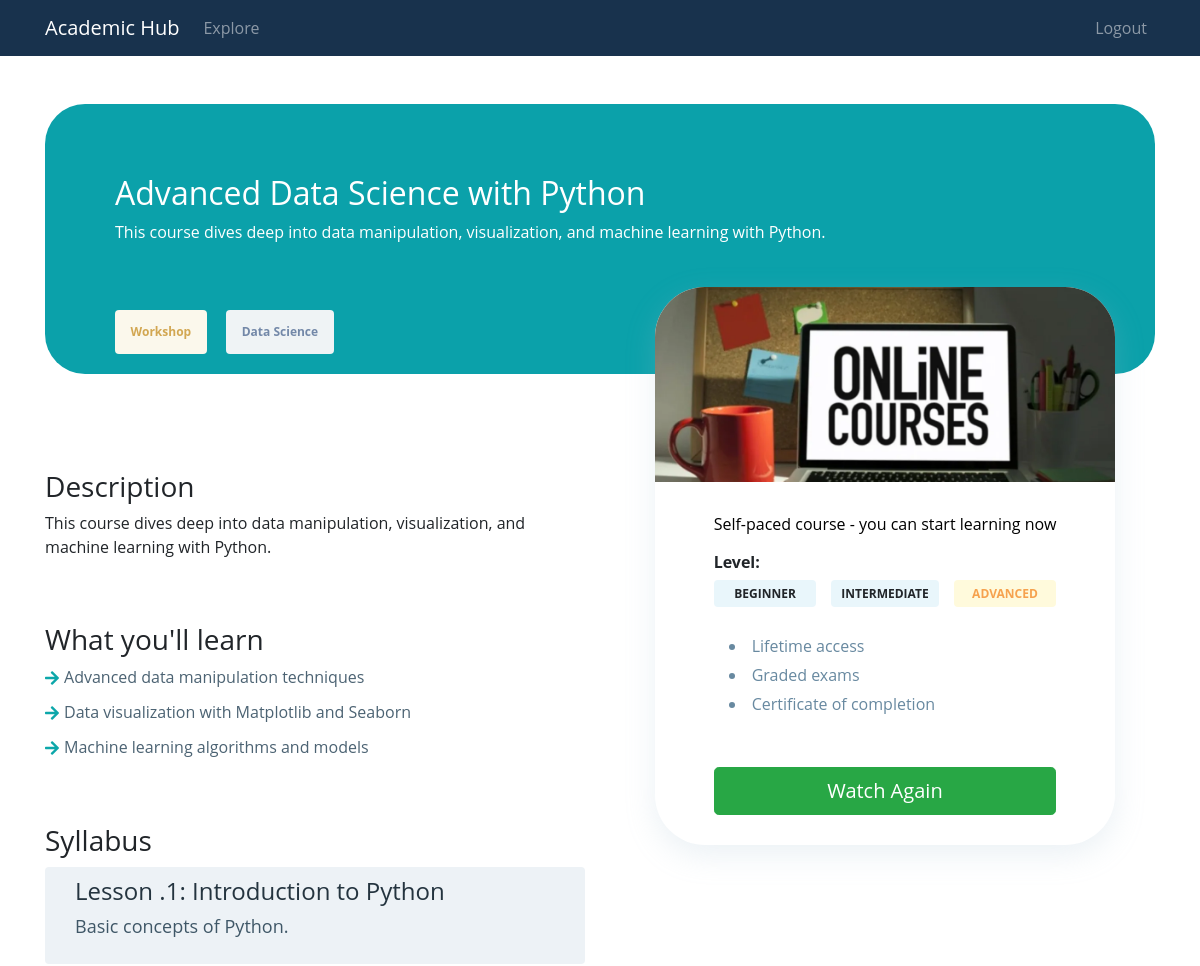
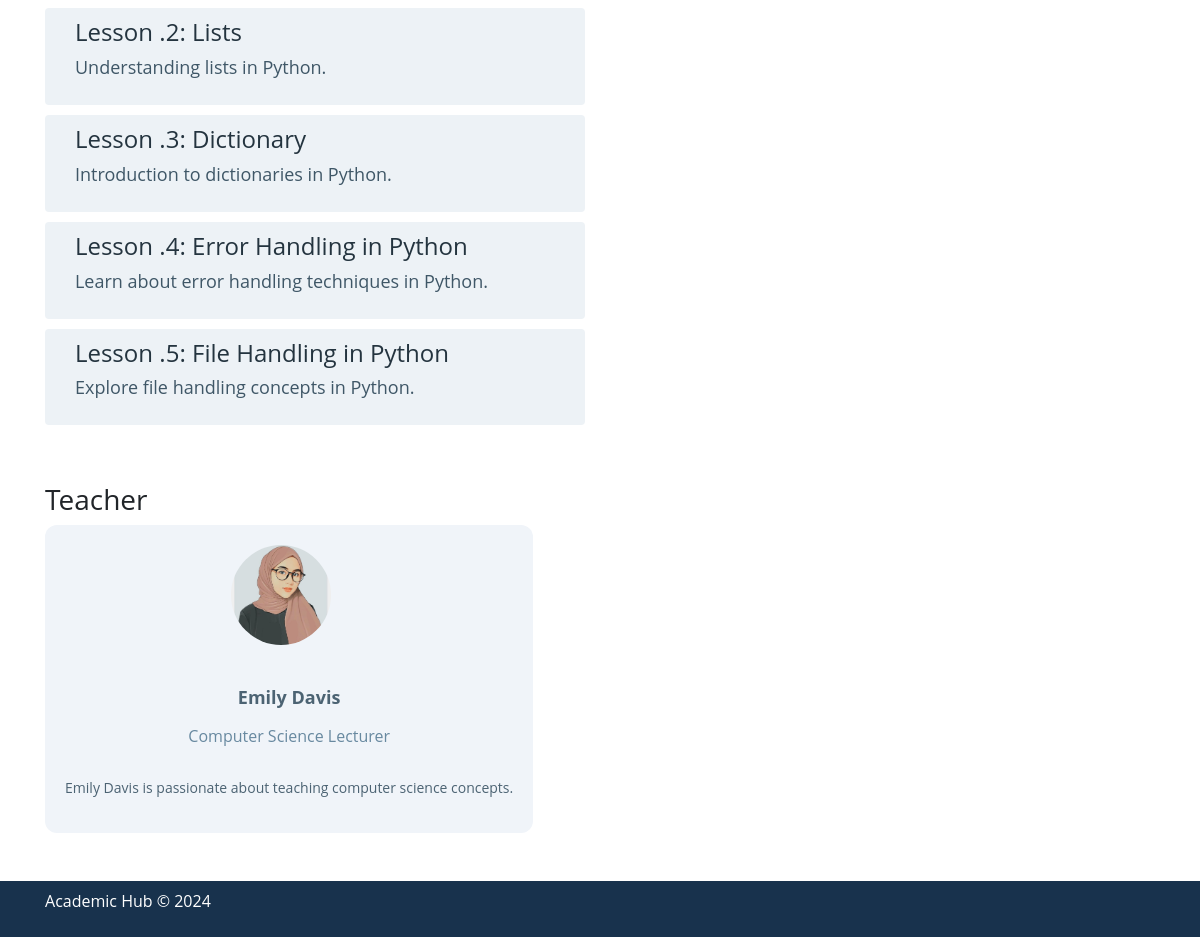
Page /pages/course.php?id=1 (signed in) on the committed database (2 pictures, top to bottom).
### tables this page shows
CREATE TABLE `course` (
    `id` int(11) NOT NULL,
    `name` text NOT NULL,
    `summary` text NOT NULL,
    `description` text NOT NULL,
    `image` text NOT NULL,
    `price` int(11) DEFAULT NULL,
    `type` varchar(40) NOT NULL,
    `level` varchar(40) NOT NULL,
    `category` text NOT NULL,
    `created_at` timestamp DEFAULT CURRENT_TIMESTAMP,
    `teacher_id` int(11) NOT NULL,
    `learn_items` JSON DEFAULT NULL
);

CREATE TABLE `lesson` (
    `id` int(11) NOT NULL,
    `title` text NOT NULL,
    `description` text NOT NULL,
    `video` text NOT NULL,
    `course_id` int(11) NOT NULL
);

CREATE TABLE `teacher` (
    `id` int(11) NOT NULL,
    `name` text NOT NULL,
    `title` text NOT NULL,
    `image` text NOT NULL,
    `bio` text NOT NULL
);

### db/queries.php (called while the page is built, shortened)
<?php
function get_course_details($conn, $course_id)
{
    $course_query = "SELECT * FROM course WHERE id=?";
    $stmt = mysqli_prepare($conn, $course_query);
    if ($stmt) {
        mysqli_stmt_bind_param($stmt, "i", $course_id);
        mysqli_stmt_execute($stmt);
        $result = mysqli_stmt_get_result($stmt);
        if ($result && $course = mysqli_fetch_assoc($result)) {
            $course['learn_items'] = json_decode($course['learn_items'], true);
            $teacher_id = $course['teacher_id'];
            if ($teacher_id) {
                $teacher_query = "SELECT * FROM teacher WHERE id=?";
                $stmt = mysqli_prepare($conn, $teacher_query);
                if ($stmt) {
                    mysqli_stmt_bind_param($stmt, "i", $teacher_id);
                    mysqli_stmt_execute($stmt);
                    $teacher_result = mysqli_stmt_get_result($stmt);
                    if ($teacher_result && $teacher = mysqli_fetch_assoc($teacher_result)) {
                        $course['teacher'] = $teacher;
                    } else {
                        echo "Error fetching teacher: " . mysqli_error($conn);
                    }
                } else {
                    echo "Error preparing teacher query: " . mysqli_error($conn);
                }
            }
            $lessons_query = "SELECT * FROM lesson WHERE course_id=?";
            $stmt = mysqli_prepare($conn, $lessons_query);
            if ($stmt) {
                mysqli_stmt_bind_param($stmt, "i", $course_id);
                mysqli_stmt_execute($stmt);
                $lessons_result = mysqli_stmt_get_result($stmt);
                if ($lessons_result) {
                    $course_lessons = [];
                    while ($lesson = mysqli_fetch_assoc($lessons_result)) {
                        $course_lessons[] = $lesson;
                    }
                    $course['lessons'] = $course_lessons;
                } else {
                    echo "Error fetching lessons: " . mysqli_error($conn);
                }
            } else {
                echo "Error preparing lessons query: " . mysqli_error($conn);
            }
        } else {
            echo "Error fetching course: " . mysqli_error($conn);
        }
    } else {
        echo "Error preparing course query: " . mysqli_error($conn);
    }
    return $course;
}
function calc_learning_progress_percentage($conn, $username, $course_id, $lessons)
{
    $lessonIds = array_map(function ($lesson) {
        return $lesson['id'];
    }, $lessons);
    $placeholders = implode(",", array_fill(0, count($lessonIds), "?"));
    $query = "SELECT status FROM learning_status WHERE student_username = ? AND course_id = ? AND lesson_id IN ($placeholders)";
    $stmt = mysqli_prepare($conn, $query);
    $bindParams = array_merge([$username, $course_id], array_values($lessonIds));
    $bindParamsRefs = array();
    foreach ($bindParams as $key => $value) {
        $bindParamsRefs[$key] = &$bindParams[$key];
    }
    mysqli_stmt_bind_param($stmt, str_repeat("i", count($lessonIds) + 2), ...$bindParamsRefs);
    mysqli_stmt_execute($stmt);
    $result = mysqli_stmt_get_result($stmt);
    if (mysqli_num_rows($result) == 0) {
        return -1;
    } else {
        $completedCount = 0;
        while ($row = mysqli_fetch_assoc($result)) {
            if ($row['status'] == 1) {
                $completedCount++;
            }
        }
        $percentage = round(($completedCount / count($lessonIds)) * 100, 0);
        return $percentage;
    }
}
function enroll_course_status($conn, $username, $course_id, $lessons)
{
    $status = "Coming Soon";
    $learning_percentage = calc_learning_progress_percentage($conn, $username, $course_id, $lessons);
    switch ($learning_percentage) {
        case 100:
            $status = "Completed";
            break;
    }
    return $status;
}
?>

### pages/course.php (the view, shortened to what this page needs)
<?php
$user = $_SESSION["user"];
include_once "../db/queries.php";
$course_id = $_GET['id'];
$course = get_course_details($conn, $course_id);
$username = $user['username'];
$lessons = $course['lessons'];
$enroll_status = enroll_course_status($conn, $username, $course_id, $lessons);
$matchStyle = 'background-color: rgb(255, 250, 220); color: rgb(246, 162, 78);';
include_once "../includes/header.php";
include_once "../includes/navbar.php";
?>
<div class="container mt-5 my-5">
    <div class="col-md-12 course-header">
        <h2><?php echo $course['name']; ?></h2>
        <p><?php echo $course['description']; ?></p>
        <div class="row course-tc">
            <span class="badge badge-type"><?php echo $course['type']; ?></span>
            <span class="badge badge-category"><?php echo $course['category']; ?></span>
        </div>
    </div>
    <div class="row mt-5">
        <div class="col w-50">
            <div class="row mt-5">
                <div class="col-md-12">
                    <h3>Description</h3>
                    <p><?php echo $course['description']; ?></p>
                </div>
            </div>
            <div class="row mt-5">
                <div class="col-md-12">
                    <h3>What you'll learn</h3>
                    <ul class="learn-items-list">
                        <?php foreach ($course['learn_items'] as $learnItem): ?>
                            <li class="learn-item">
                                <i class="fas fa-arrow-right icon-arrow-right"></i>
                                <span><?php echo $learnItem; ?></span>
                            </li>
                        <?php endforeach; ?>
                    </ul>
                </div>
            </div>
            <?php if (count($course['lessons']) > 0): ?>
                <div class="row mt-5">
                    <div class="col-md-12">
                        <h3>Syllabus</h3>
                        <?php foreach ($course['lessons'] as $index => $lesson): ?>
                            <div class="lesson">
                                <h4 class="lesson-title">Lesson .<?php echo $index + 1; ?>: <?php echo $lesson['title']; ?></h4>
                                <p class="lesson-description"><?php echo $lesson['description']; ?></p>
                            </div>
                        <?php endforeach; ?>
                    </div>
                </div>
            <?php endif; ?>
            <div class="row mt-5">
                <div class="col-md-12">
                    <h3>Teacher</h3>
                    <div class="teacher-card">
                        <img src="../assets/images/<?php echo $course['teacher']['image']; ?>"
                            class="mr-3 rounded-circle" alt="<?php echo $course['teacher']['name']; ?>" height="100px"
                            width="100px">
                        <div class="teacher-details">
                            <span class="teacher-name"><?php echo $course['teacher']['name']; ?></span>
                            <span class="teacher-title"><?php echo $course['teacher']['title']; ?></span>
                            <p class="teacher-bio"><?php echo $course['teacher']['bio']; ?></p>
                        </div>
                    </div>
                </div>
            </div>
        </div>
        <div class="col w-50">
            <div class="course-details-card">
                <img class="course-img" src="../assets/images/<?php echo $course['image']; ?>" alt="course image">
                <div class="course-details-container">
                    <span class="course-pace">Self-paced course - you can start learning now</span>
                    <div class="course-property">
                        <h5 class="property-title">Level:</h5>
                        <div class="property-items">
                            <span class="property-label"
                                style="<?php echo $course['level'] == "Beginner" ? $matchStyle : null; ?>">Beginner</span>
                            <span class="property-label"
                                style="<?php echo $course['level'] == "Intermediate" ? $matchStyle : null; ?>">Intermediate</span>
                            <span class="property-label"
                                style="<?php echo $course['level'] == "Advanced" ? $matchStyle : null; ?>">Advanced</span>
                        </div>
                    </div>
                    <div class="course-details-bullets">
                        <ul>
                            <li class="bullet-item">Lifetime access</li>
                            <li class="bullet-item">Graded exams</li>
                            <li class="bullet-item">Certificate of completion</li>
                        </ul>
                    </div>
                    <div id="course-enroll" class="course-enroll-container">
                        <?php
                        switch ($enroll_status) {
                            case 'Completed':
                                echo "<button type='button' class='btn btn-success btn-rounded btn-lg btn-block' onclick='redirectToEnrollment($course_id)'>Watch Again</button>";
                                break;
                        }
                        ?>
                    </div>
                </div>
            </div>
        </div>
    </div>
</div>
<?php include_once "../includes/copy-write.php"; ?>
<?php include_once "../includes/footer.php"; ?>

### assets/css/styles.css (style rules this page uses)
html, body { height: 100%; }
body { font-family: "Open Sans", Helvetica; margin: 0; padding: 0; }
.badge { margin-right: 2%; }
.badge-category { background-color: rgb(239, 243, 245); color: rgb(115, 136, 168); }
.badge-type { background-color: rgb(251, 248, 236); color: rgb(210, 167, 82); }
.course-header { padding: 70px; background-color: #0ba1aa; color: #fff; border-radius: 40px; }
.course-tc { position: relative; top: 50px; margin: 0; }
.course-tc .badge { padding: 1.3em; }
.learn-items-list { padding: 0; }
.learn-item { display: flex; justify-content: flex-start; align-items: flex-start; color: #4C6373; line-height: 25px; font-weight: 400; margin-bottom: 10px; }
.icon-arrow-right { font-size: medium; color: #0ca7aa; margin-right: 5px; margin-top: 5px; }
.lesson { background-color: #EDF2F6; padding: 10px 30px; border-radius: 4px; margin: 10px auto; }
.lesson-title { color: #24343F; }
.lesson-description { font-size: 18px; font-weight: 400; line-height: 24px; color: #3F5767; }
.teacher-card { background: #F0F4F9; border-radius: 12px; display: inline-flex; align-items: center; flex-direction: column; padding: 20px; position: relative; }
.teacher-details { display: flex; justify-content: space-between; flex-direction: column; }
.teacher-name { font-size: 18px; font-weight: 700; line-height: 24px; margin-top: 40px; color: #4C6373; margin-bottom: 15px; text-align: center; }
.teacher-title { font-size: 16px; font-weight: 400; color: #6889A0; text-align: center; }
.teacher-bio { padding-top: 30px; font-size: 14px; font-weight: 400; line-height: 19px; text-align: left; width: 100%; color: #4C6373; }
.course-details-card { display: flex; flex-direction: column; justify-content: center; align-items: center; overflow: hidden; max-width: 460px; margin: auto; position: relative; top: -135px; background-color: white; border-radius: 50px; background-color: #FFF; box-shadow: 0 10px 30px 0 rgba(164, 192, 210, .22); }
.course-img { height: 195px; width: 100%; object-fit: cover; }
.course-details-container { display: flex; flex-direction: column; padding: 30px 50px; }
.course-pace { font-size: 16px; font-weight: 400; color: #000; margin-bottom: 10px; margin-bottom: 5%; }
.property-title { font-size: 16px; font-weight: 700; color: #212529; }
.property-items { display: flex; justify-content: space-between; align-items: center; flex-wrap: wrap; flex: 1; }
.property-label { display: flex; justify-content: space-evenly; align-items: center; flex-grow: 0; flex-basis: 30%; padding: 5px 10px; text-transform: uppercase; border-radius: 4px; font-size: 12px; font-weight: 700; line-height: 17px; background-color: rgb(233, 246, 251); }
.course-details-bullets { padding: 0 5px; margin-bottom: 20px; }
.course-details-bullets ul { margin: 5% 0; padding: 10px; font-weight: 400; color: #6889A0; }
.bullet-item { list-style-type: disc; list-style-position: inside; margin: 5px auto; }
.bullet-item:first-of-type { margin-top: 0; }
.course-enroll-container { display: flex; flex-direction: row; justify-content: center; align-items: center; }

### rows in the picture
course: name "Advanced Data Science with Python", description "This course dives deep into data manipulation, visualization, and machine learning with Python.", type "Workshop", category "Data Science", image (picture)
lesson: title "Introduction to Python", description "Basic concepts of Python."
lesson: title "Lists", description "Understanding lists in Python."
lesson: title "Dictionary", description "Introduction to dictionaries in Python."
lesson: title "Error Handling in Python", description "Learn about error handling techniques in Python."
lesson: title "File Handling in Python", description "Explore file handling concepts in Python."
teacher: image (picture), name "Emily Davis", title "Computer Science Lecturer", bio "Emily Davis is passionate about teaching computer science concepts."

### other values in the picture
$learnItem "Advanced data manipulation techniques"
$learnItem "Data visualization with Matplotlib and Seaborn"
$learnItem "Machine learning algorithms and models"
